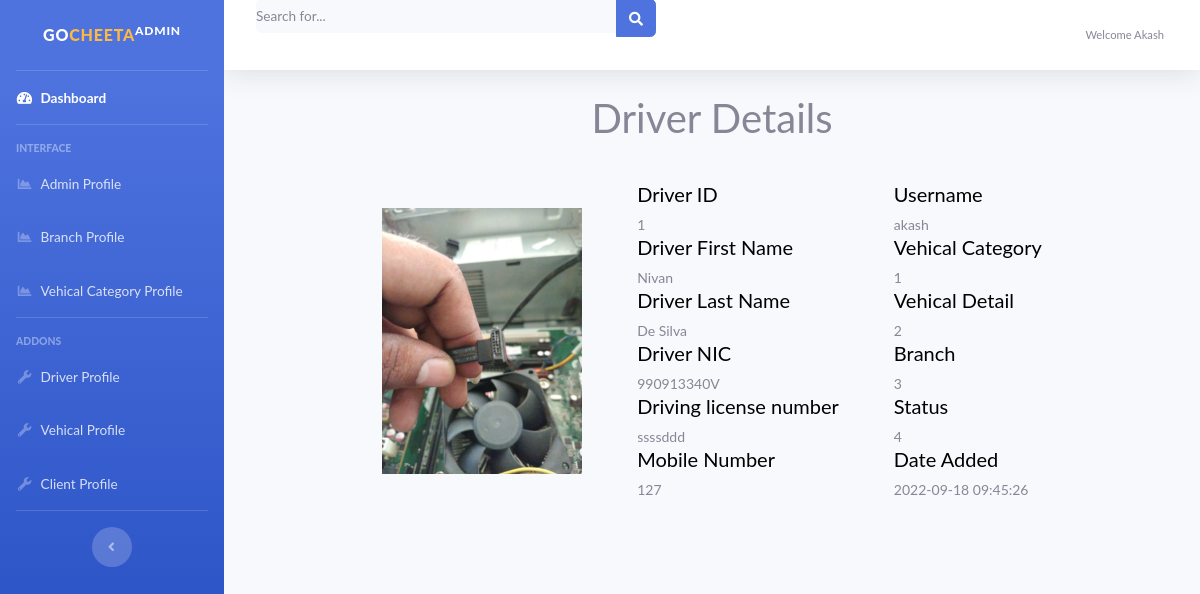
Screenshot of /admin/view_driver.php?id=1 (signed in) with the database file from the repository.
### tables this page shows
CREATE TABLE `driver` (
  `id` int(11) NOT NULL,
  `firstname` text NOT NULL,
  `lastname` text NOT NULL,
  `nic` text NOT NULL,
  `driver_license` text NOT NULL,
  `mobile_number` tinyint(12) NOT NULL,
  `username` varchar(255) NOT NULL,
  `password` varchar(255) NOT NULL,
  `avatar` text NOT NULL,
  `vehical_category_id` int(11) NOT NULL,
  `vehical_detail_id` int(11) NOT NULL,
  `branch_id` int(11) NOT NULL,
  `status` int(11) NOT NULL,
  `date_added` datetime NOT NULL
);

### admin/includes/functions.php (called while the page is built, shortened)
<?php
function get_safe_value($conn,$str){
    if($str!=''){
        $str=trim($str);
        return mysqli_real_escape_string($conn,$str);
    }
}
?>

### admin/view_driver.php (the view, shortened to what this page needs)
<?php
include('includes/header.php');
include('includes/navbar.php');
$firstname='';
$lastname='';
$nic='';
$driver_license='';
$mobile_number='';
$username='';
$vehical_category_id='';
$vehical_detail_id='';
$branch_id='';
$status='';
$driver_image='';
$date_added='';
if(isset($_GET['id']) && $_GET['id']!=''){
   $id=get_safe_value($conn,$_GET['id']);
   $res=mysqli_query($conn,"select * from driver where id='$id'");
   $check=mysqli_num_rows($res);
   if($check>0){
      $row=mysqli_fetch_assoc($res);
      $firstname=$row['firstname'];
      $lastname=$row['lastname'];
      $nic=$row['nic'];
      $driver_license=$row['driver_license'];
      $mobile_number=$row['mobile_number'];
      $username=$row['username'];
      $vehical_category_id=$row['vehical_category_id'];
      $vehical_detail_id=$row['vehical_detail_id'];
      $branch_id=$row['branch_id'];
      $status=$row['status'];
      $driver_image=$row['avatar'];
      $date_added=$row['date_added'];
   }else{
      header('location:driver.php');
      die();
   }
}?>
<div class="container">
<h1> Driver Details</h1>
   <div class="row">
      <div class="colmun1">
      <img src="asset/Images/uploads/<?php echo $driver_image?>" style="width: 200px;, height: 200px;">
      </div>
      <div class="colmun2">
      <h5> Driver ID </h5><?php echo $id;?>
      <h5> Driver First Name </h5><?php echo $firstname;?>
      <h5> Driver Last Name </h5><?php echo $lastname;?>
      <h5> Driver NIC </h5><?php echo $nic;?>
      <h5> Driving license number </h5><?php echo $driver_license;?>
      <h5> Mobile Number </h5><?php echo $mobile_number;?>
      </div>
      <div class="colmun3">
      <h5> Username </h5><?php echo $username;?>
      <h5> Vehical Category  </h5><?php echo $vehical_category_id;?>
      <h5> Vehical Detail  </h5><?php echo $vehical_detail_id;?>
      <h5> Branch  </h5><?php echo $branch_id;?>
      <h5> Status </h5><?php echo $status;?>
      <h5> Date Added </h5><?php echo $date_added;?>
      </div>
   </div>
</div>

### admin/asset/css/styles.css (style rules this page uses)
body { font-family: "Lato", sans-serif; margin: 0; font-weight: 400; font-size: 14px; height: 100%; }

### admin/view_driver.php (style rules this page uses)
.row { padding-top: 2rem; margin-right: 5%; margin-left: 5%; display: flex; justify-content: space-between; align-items: center; }
h1 { text-align: center; }
h5 { color: black; }
.container { width: 80%; height:70%; }

### rows the page displays
driver: avatar (picture), firstname "Nivan", lastname "De Silva", nic "990913340V", driver_license "ssssddd", mobile_number "127", username "akash", vehical_category "1", vehical_detail "2", branch "3", status "4", date_added "2022-09-18 09:45:26"

### other values shown
$_SESSION['username'] "Akash"
$id "1"
